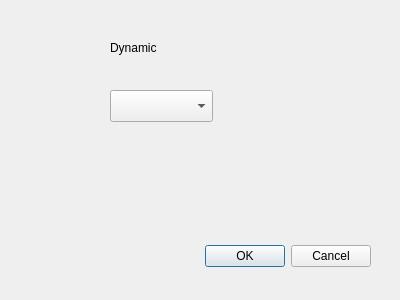
<?xml version="1.0" encoding="UTF-8"?>
<ui version="4.0">
 <class>DynamicDialog</class>
 <widget class="QDialog" name="DynamicDialog">
  <property name="geometry">
   <rect>
    <x>0</x>
    <y>0</y>
    <width>400</width>
    <height>300</height>
   </rect>
  </property>
  <property name="windowTitle">
   <string>Dialog</string>
  </property>
  <widget class="QDialogButtonBox" name="buttonBox">
   <property name="geometry">
    <rect>
     <x>30</x>
     <y>240</y>
     <width>341</width>
     <height>32</height>
    </rect>
   </property>
   <property name="orientation">
    <enum>Qt::Orientation::Horizontal</enum>
   </property>
   <property name="standardButtons">
    <set>QDialogButtonBox::StandardButton::Cancel|QDialogButtonBox::StandardButton::Ok</set>
   </property>
  </widget>
  <widget class="QLabel" name="label">
   <property name="geometry">
    <rect>
     <x>110</x>
     <y>40</y>
     <width>58</width>
     <height>16</height>
    </rect>
   </property>
   <property name="text">
    <string>Dynamic</string>
   </property>
  </widget>
  <widget class="QComboBox" name="comboBox">
   <property name="geometry">
    <rect>
     <x>110</x>
     <y>90</y>
     <width>103</width>
     <height>32</height>
    </rect>
   </property>
  </widget>
  <widget class="QStackedWidget" name="operationStack">
   <property name="geometry">
    <rect>
     <x>30</x>
     <y>130</y>
     <width>341</width>
     <height>100</height>
    </rect>
   </property>
  </widget>
 </widget>
 <resources/>
 <connections>
  <connection>
   <sender>buttonBox</sender>
   <signal>accepted()</signal>
   <receiver>DynamicDialog</receiver>
   <slot>accept()</slot>
   <hints>
    <hint type="sourcelabel">
     <x>248</x>
     <y>254</y>
    </hint>
    <hint type="destinationlabel">
     <x>157</x>
     <y>274</y>
    </hint>
   </hints>
  </connection>
  <connection>
   <sender>buttonBox</sender>
   <signal>rejected()</signal>
   <receiver>DynamicDialog</receiver>
   <slot>reject()</slot>
   <hints>
    <hint type="sourcelabel">
     <x>316</x>
     <y>260</y>
    </hint>
    <hint type="destinationlabel">
     <x>286</x>
     <y>274</y>
    </hint>
   </hints>
  </connection>
 </connections>
</ui>
